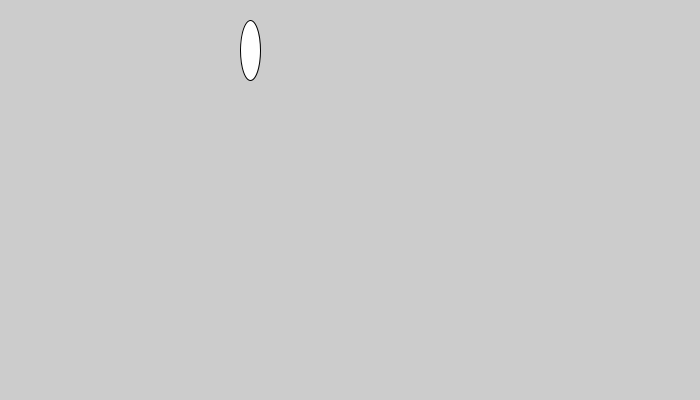
Frame 1 (no input)
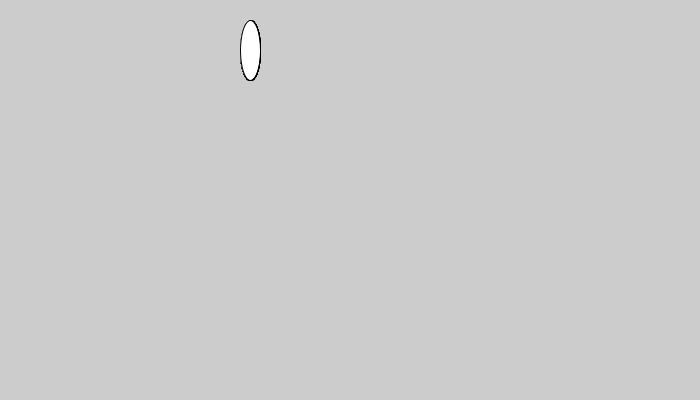
Frame 60 (the mouse pressed at the canvas centre just before this capture)
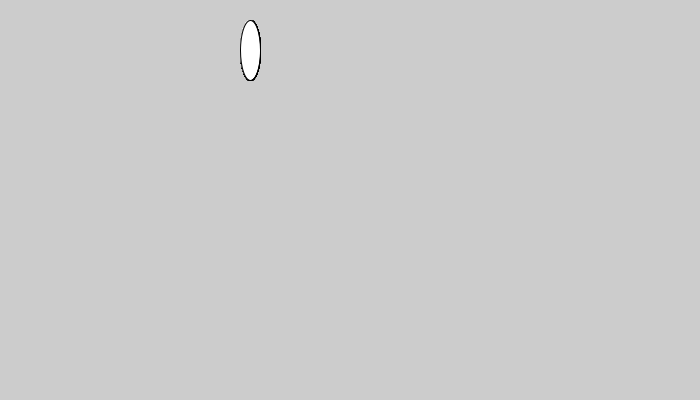
Frame 120 (the mouse held since frame 60 and released just before this capture)

The Processing sketch that drew these frames (run headless with seeded random() and noise(); from frame 60 on, the mouse is pressed at the canvas centre):

// Processing sketch: helloWorld
// ── helloWorld.pde
//Global Variables
int appWidth, appHeight;
//
void setup() {
  //Declare Display Geometry: square, landscape, portrait
  size(700, 400); //Use size for debugging
  //fullScreen(); //Use fullScreen for easy deployment
  appWidth = width;
  appHeight = height;
  //
  //Concatenation
  println("\t\t\tWidth="+width, "\tHeight="+height); //key variables
  println("Display Monitor:", "\twidth="+displayWidth, "& height="+displayHeight);
  //
  //Ternary Operator
  String ls="Landscape or Square", p="portrait", DO="Display Orientation", instruct="Bru, turn your phun";
  //String orientation = ( appWidth >= appHeight ) ? ls : p;
  //println (DO, orientation);
  if ( appWidth < appHeight ) { //Declare Landscape Mode
    println(instruct);
  } else {
    //Fit CANVAS into Display Monitor
    if ( appWidth > displayWidth ) appWidth = 0; //CANVAS-width will not fit
    if ( appHeight > displayHeight ) appHeight = 0; //CANVAS-height will not fit
    if ( appWidth != 0 && appHeight != 0 ) {
      print("Display Geoemtry is Good to Go.");
    } else {
      println("STOP, is broken");
    }
  }
  //
  //If ORIENTATION is wrong ... feedback to change it
  //if ( orientation==p ) println(instruct);
  //
} //End setup
//
void draw() {
  ellipse(250, 50, 20, 60);
} //End draw
//
void keyPressed() {
} //End keyPressed
//
void mousePressed() {
} //End mousePressed
//
// End Main Program
